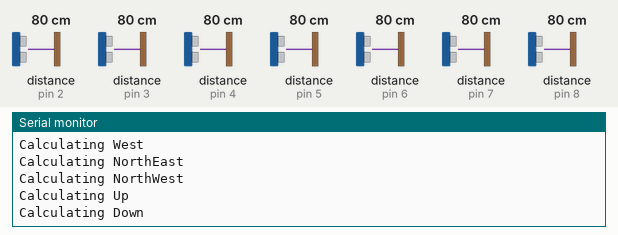
This sketch was run on a simulated Arduino Uno, built with avr-gcc and run on an emulated ATmega328P. On the bench: the last lines printed to the serial monitor. The test bench sets the inputs (shaded band); at power-on: distance to the obstacle (sensors on pin 3, pin 4, pin 5, pin 6, pin 7, pin 8, pin 2) 80 cm. The echo pulse lasts 58.3 µs per cm.

Above: at 1.2 s.
1.3 s: distance to the obstacle (sensor on pin 3) set to 2 cm
At 1.44 s:
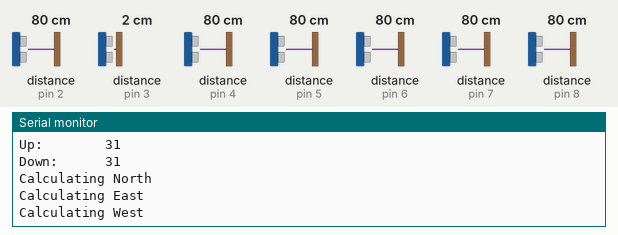
4.3 s: distance to the obstacle (sensor on pin 4) set to 9 cm
At 4.53 s:
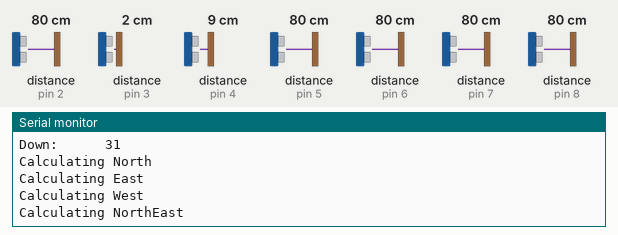
7.3 s: distance to the obstacle (sensor on pin 5) set to 2 cm
At 7.59 s:
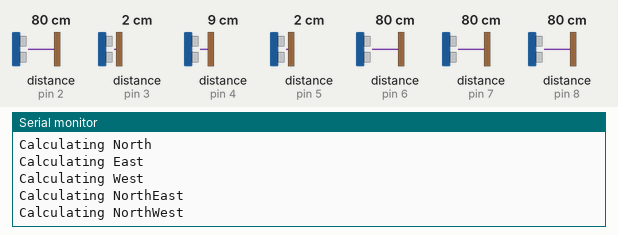
10.3 s: distance to the obstacle (sensor on pin 6) set to 9 cm
At 10.69 s:
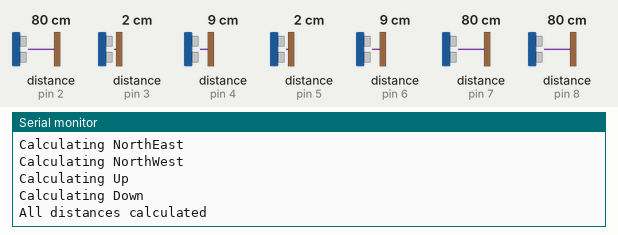
13.3 s: distance to the obstacle (sensor on pin 7) set to 2 cm
At 13.96 s:
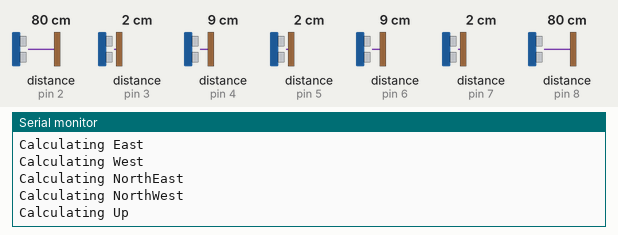
16.3 s: distance to the obstacle (sensor on pin 8) set to 18 cm
At 18.99 s:
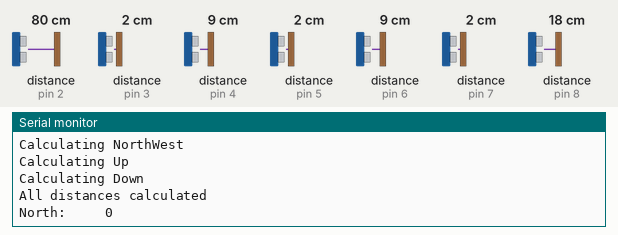

The sketch:

Sensor_Distances.ino
```cpp
/*
 * created 10/17/2015
 * by Stanley Wang
 *
 * Team Drominator
 */

/*
 * All triggers should be on the same pin
 * Each echo has it's own pin
*/
const int echoTrigger = 1;
const int echoNorth = 2;
const int echoNorthEast = 3;
const int echoNorthWest = 4;
const int echoEast = 5;
const int echoWest = 6;
const int echoUp = 7;
const int echoDown = 8;

/*
 * Distance for each echo
 * 0 = N, 1 = NE, 2 = NW, 3 = E, 4 = W, 5 = Up, 6 = Down
 */
long distance[7];

void setup() {
  Serial.begin(9600);
  setupEcho();
}

void loop() {
  getDistance(&distance[0]);

  for (int i = 0; i < 7; i++) {
    if (i == 0)
      Serial.print("North:     ");
    else if (i == 1)
      Serial.print("NorthEast: ");
    else if (i == 2)
      Serial.print("NorthWest: ");
    else if (i == 3)
      Serial.print("East:      ");
    else if (i == 4)
      Serial.print("West:      ");
    else if (i == 5)
      Serial.print("Up:        ");
    else if (i == 6)
      Serial.print("Down:      ");

    Serial.print(distance[i]);
    Serial.println();
  }

  Serial.println();
}

//sets up the pins for the sonar sensors
void setupEcho() {
  pinMode(echoTrigger, OUTPUT);
  pinMode(echoNorth, INPUT);
  pinMode(echoNorthEast, INPUT);
  pinMode(echoNorthWest, INPUT);
  pinMode(echoEast, INPUT);
  pinMode(echoWest, INPUT);
  pinMode(echoUp, INPUT);
  pinMode(echoDown, INPUT);

  Serial.print("Sensor setup complete");
  Serial.println();
}

/*
 * Gets the distance of all 7 sonars
 * 0 = N, 1 = NE, 2 = NW, 3 = E, 4 = W, 5 = Up, 6 = Down
 * delay of 40 milliseconds to make sure there are no lingering triggers
 */
void getDistance(long *distance) {
    distance[0] = getDistance(echoNorth);
  delay(40);

    //do east/west to reduce interfering echos
    distance[3] = getDistance(echoEast);
  delay(40);
    distance[4] = getDistance(echoWest);
  delay(40);

    //do ne/nw next to reduce interfering echos
    distance[1] = getDistance(echoNorthEast);
  delay(40);
    distance[2] = getDistance(echoNorthWest);
  delay(40);

    //up and down should not interfere with each other
    distance[5] = getDistance(echoUp);
  delay(40);
    distance[6] = getDistance(echoDown);
  delay(40);

    Serial.print("All distances calculated");
    Serial.println();
}

/*
 * Gets a single distance back (in inches) from a selected echo pin
 */
long getDistance(int echoPin) {
  //HC-SR04 needs 10 micro seconds of trigger time
  digitalWrite(echoTrigger, HIGH);
  delayMicroseconds(10);
  digitalWrite(echoTrigger, LOW);

  if (echoPin == echoNorth)
    Serial.print("Calculating North");
  else if (echoPin == echoNorthEast)
    Serial.print("Calculating NorthEast");
  else if (echoPin == echoNorthWest)
    Serial.print("Calculating NorthWest");
  else if (echoPin == echoEast)
    Serial.print("Calculating East");
  else if (echoPin == echoWest)
    Serial.print("Calculating West");
  else if (echoPin == echoUp)
    Serial.print("Calculating Up");
  else if (echoPin == echoDown)
    Serial.print("Calculating Down");
  else
    Serial.print("Calculating ERROR");

  Serial.println();
  //from the HC-SR04 specs, pulse width(μs)/148 = distance(inches)
  //40 milliseconds timeout, specs say 38ms or no signal
  return pulseIn(echoPin, HIGH, 40000) / 148;
}
```

Measured:
- after the input at 13.3 s, the serial monitor: prints a new line after 0.41 s (image 5)
- after the input at 16.3 s, the serial monitor: prints a new line after 0.32 s (image 6)
